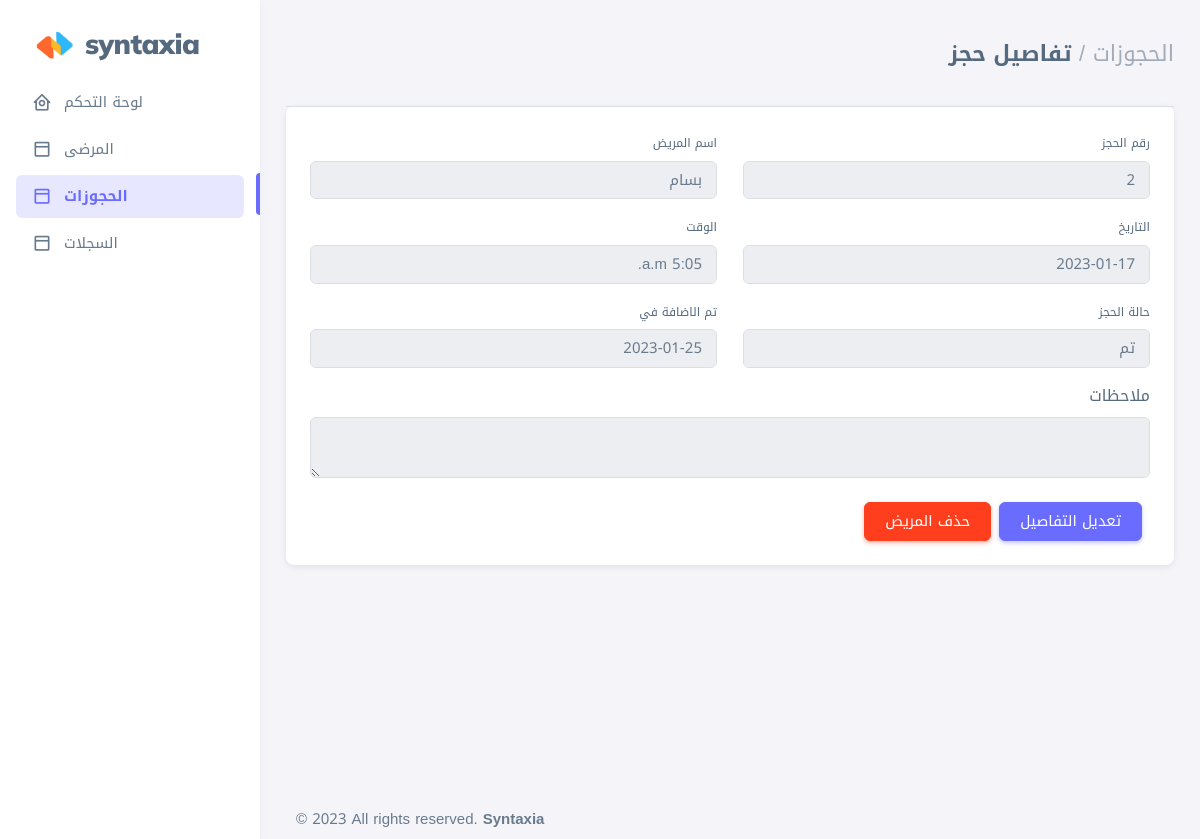
The app's page /reserv/2 (signed in) with its own data.
### home_app/models.py (models this page shows, shortened)
class Appointment(models.Model):
    patient = models.ForeignKey(Patient,null=True,on_delete=models.CASCADE)
    date = models.DateField(blank=False, null=False,)
    time = models.TimeField(null=False, blank=False)
    status = models.CharField(max_length=10, blank=True, null=True,default="لم يتم")
    notes = models.TextField(max_length=255, blank=True, null=True)
    created_at = models.DateField(auto_now_add=True, blank=True, null=True)
    updated_at = models.DateField(auto_now=True, blank=True, null=True)
    class Meta:
        ordering  = ('date',)

class Patient(models.Model):
    name = models.CharField(max_length=100,blank=False, null=False)
    email = models.EmailField(max_length=100, blank=True, null=True)
    phone = models.CharField(max_length=20, blank=False, null=False)
    address = models.CharField(max_length=200, blank=True, null=True)
    bloodgroup = models.CharField(max_length=10, blank=True, null=True)
    sex = models.CharField(max_length=10, blank=False)
    age = models.IntegerField(blank=False, null=True)
    notes = models.TextField(max_length=255, blank=True, null=True)
    created_at = models.DateField(auto_now_add =True, blank=True, null=True)
    updated_at = models.DateField(auto_now=True, blank=True, null=True)

### home_app/views.py (the view)
# urls.py: path('reserv/<int:pk>' , views.reserv_details, name = 'reserv_details'),
@login_required(login_url=('/home_app/login'))
def reserv_details(request, pk):
    reserv = Appointment.objects.get(id=pk)
    context = {
        'reserv' : reserv
    }
    return render(request , 'pages/resProfile.html', context)

### templates/pages/resProfile.html (shortened to what this page needs)
{% extends 'base.html' %}
{% load static %}
{% block content %}
<div class="layout-wrapper layout-content-navbar">
    <div class="layout-container">
      <aside dir="ltr" id="layout-menu" class="layout-menu menu-vertical menu bg-menu-theme">
        <div class="app-brand demo">
          <a href="{% url 'index' %}" class="app-brand-link">
            <span class="app-brand-logo demo">
              <div
                style="width: 45px;position: relative;"
                width="25"
                viewBox="0 0 25 42"
                version="1.1"
                xmlns="http://www.w3.org/2000/svg"
                xmlns:xlink="http://www.w3.org/1999/xlink"
              >
              <img width="100%" src="{% static 'assets/img/logo.png' %}" alt="">
              </div>
            </span>
            <span style="font-family: 'Mulish', sans-serif;" class="app-brand-text demo menu-text fw-bolder ms-2">Syntaxia</span>
          </a>
        </div>
        <ul class="menu-inner py-1">
            <li class="menu-item">
              <a href="{%url 'index'%}" class="menu-link">
                <i class="menu-icon tf-icons bx bx-home-circle"></i>
                <div data-i18n="Analytics">لوحة التحكم</div>
              </a>
            </li>
            <li class="menu-item ">
              <li class="menu-item ">
                <a href="{%url 'patients'%}" class="menu-link ">
                  <i class="menu-icon tf-icons bx bx-dock-top"></i>
                  <div data-i18n="Analytics">المرضى</div>
                </a>
            </li>
            <li class="menu-item active">
              <li class="menu-item active">
                <a href="{%url 'reservations'%}" class="menu-link active">
                  <i class="menu-icon tf-icons bx bx-dock-top"></i>
                  <div data-i18n="Analytics">الحجوزات</div>
                </a>
            </li>
            <li class="menu-item">
              <li class="menu-item">
                <a href="{%url 'records'%}" class="menu-link">
                  <i class="menu-icon tf-icons bx bx-dock-top"></i>
                  <div data-i18n="Analytics">السجلات</div>
                </a>
            </li>
          </ul>
      </aside>
      <div class="layout-page">
        <div class="content-wrapper">
          <div class="container-xxl flex-grow-1 container-p-y">
            <h4 class="fw-bold py-3 mb-4"><span class="text-muted fw-light"> الحجوزات /</span> تفاصيل حجز</h4>
            <div class="row">
                <div class="col-md-12">
                  <div class="card mb-4">
                    <hr class="my-0" />
                    <div class="card-body">
                      <form id="formAccountSettings">
                        <div class="row">
                            <div class="mb-3 col-md-6">
                            <label for="firstName" class="form-label">رقم الحجز</label>
                            <input
                                readonly = 'True'
                                class="form-control"
                                type="text"
                                name="id"
                                value="{{reserv.id}}"
                                autofocus
                            />
                          </div>
                          <div class="mb-3 col-md-6">
                            <label for="lastName" class="form-label">اسم المريض</label>
                            <input readonly = 'True' class="form-control" type="text" name="name" id="lastName" value="{{reserv.patient.name}}" />
                          </div>
                          <div class="mb-3 col-md-6">
                            <label for="lastName" class="form-label">التاريخ</label>
                            <input readonly = 'True' class="form-control" type="text" name="name" id="lastName" value="{{reserv.date | date:'c'}}" />
                          </div>
                          <div class="mb-3 col-md-6">
                            <label for="organization" class="form-label">الوقت</label>
                            <span>
                              <input
                              readonly = 'True'
                              type="text"
                              class="form-control"
                              name="address"
                              value="{{reserv.time | time:'g:i a'}}"
                            />
                            </span>
                          </div>
                          <div class="mb-3 col-md-6">
                            <label class="form-label" for="phoneNumber">حالة الحجز</label>
                            <div class="input-group input-group-merge">
                              <input
                              readonly = 'True'
                                type="text"
                                id="phoneNumber"
                                name="phone"
                                class="form-control"
                                value="{{reserv.status}}"
                              />
                            </div>
                          </div>
                          <div class="mb-3 col-md-6">
                            <label for="organization" class="form-label">تم الاضافة في</label>
                            <input
                              readonly = 'True'
                              type="text"
                              class="form-control"
                              name="sex"
                              value="{{reserv.created_at | date:'c'}}"
                            />
                          </div>
                          <div class="mb-3">
                            <label class="form-label" style="font-size: 16px;" for="basic-default-message">ملاحظات</label>
                            <textarea
                              name="notes"
                              readonly = 'True'
                              id="basic-default-message"
                              class="form-control"
                            >{{reserv.notes}}</textarea>
                          </div>
                        </div>
                        <div class="mt-2" style="display: flex">
                          <a href="{%url 'edit_reserv' reserv.id%}" class="btn btn-primary me-2">تعديل التفاصيل</a>
                            <a href="{%url 'deleteReserv' reserv.id%}" class="btn btn-danger me-2">حذف المريض</a>
                        </div>
                      </form>
                    </div>
                  </div>
                </div>
              </div>
            <br>
          </div>
        </div>
      </div>
    </div>
  </div>
{% endblock content %}

### static/assets/css/demo.css (style rules this page uses)
.menu .app-brand.demo { height: 64px; margin-top: 12px; }
.app-brand-text.demo { font-size: 1.75rem; letter-spacing: -0.5px; text-transform: lowercase; }

### records on screen
Appointment: id "2", name "بسام", name "2023-01-17", address "5:05 a.m.", phone "تم", sex "2023-01-25"
